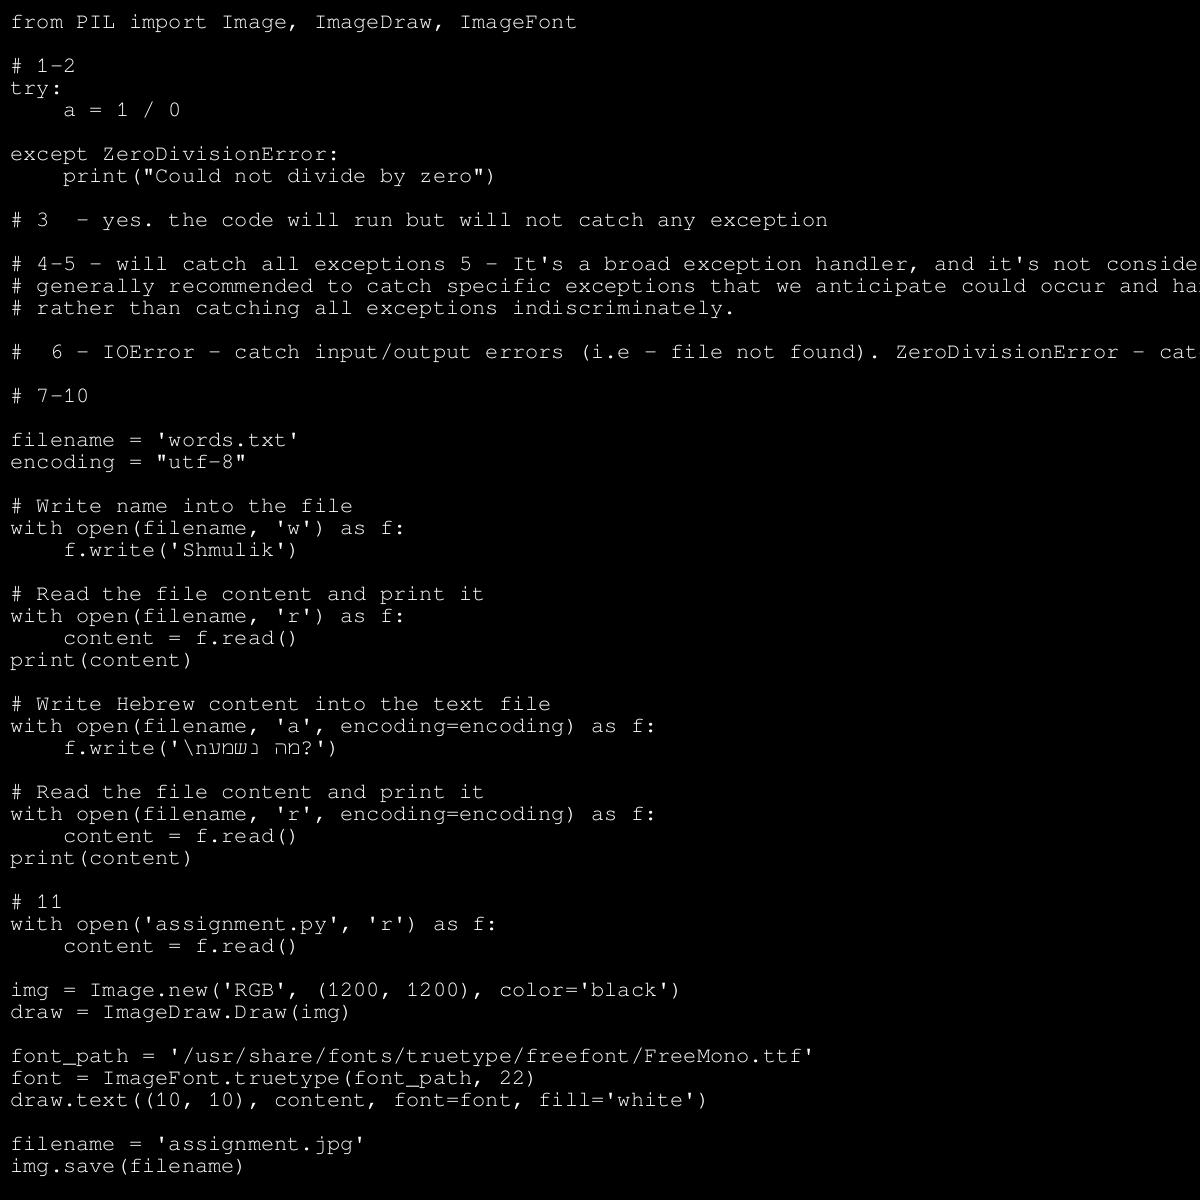

Recreate this plot in Python.
from PIL import Image, ImageDraw, ImageFont

# 1-2
try:
    a = 1 / 0

except ZeroDivisionError:
    print("Could not divide by zero")

# 3  - yes. the code will run but will not catch any exception

# 4-5 - will catch all exceptions 5 - It's a broad exception handler, and it's not considered best practice. it's
# generally recommended to catch specific exceptions that we anticipate could occur and handle them accordingly,
# rather than catching all exceptions indiscriminately.

#  6 - IOError - catch input/output errors (i.e - file not found). ZeroDivisionError - catch division by zero errors

# 7-10

filename = 'words.txt'
encoding = "utf-8"

# Write name into the file
with open(filename, 'w') as f:
    f.write('Shmulik')

# Read the file content and print it
with open(filename, 'r') as f:
    content = f.read()
print(content)

# Write Hebrew content into the text file
with open(filename, 'a', encoding=encoding) as f:
    f.write('\nמה נשמע?')

# Read the file content and print it
with open(filename, 'r', encoding=encoding) as f:
    content = f.read()
print(content)

# 11
with open('assignment.py', 'r') as f:
    content = f.read()

img = Image.new('RGB', (1200, 1200), color='black')
draw = ImageDraw.Draw(img)

font_path = '/usr/share/fonts/truetype/freefont/FreeMono.ttf'
font = ImageFont.truetype(font_path, 22)
draw.text((10, 10), content, font=font, fill='white')

filename = 'assignment.jpg'
img.save(filename)
